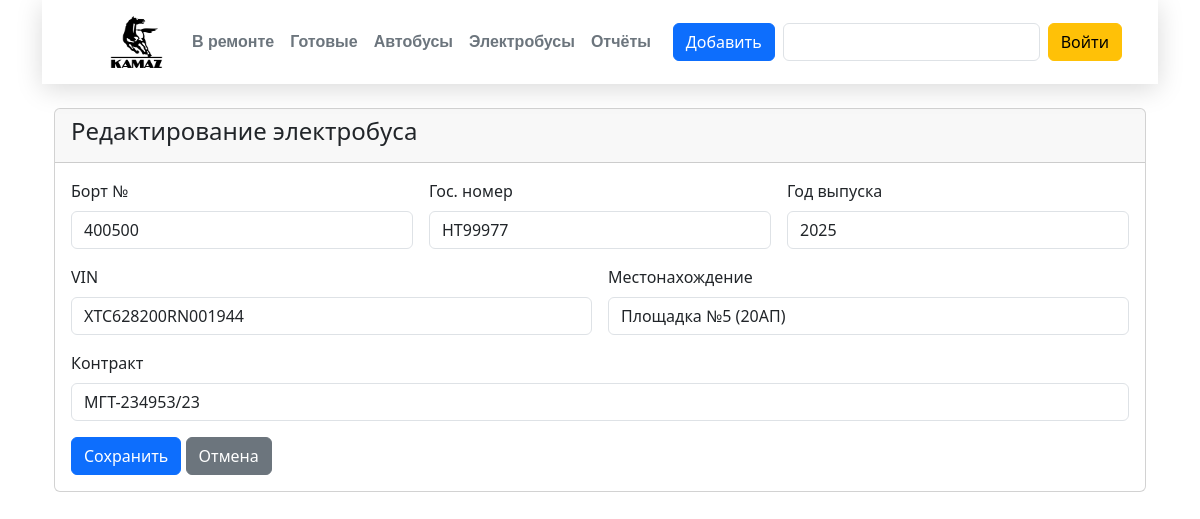
Page /edit_elcar/532 (signed in) on the committed database.
### app.py (models this page shows)
class Elcar(db.Model):
    __tablename__ = 'elbuses'
    id = db.Column(db.Integer, primary_key=True)
    bort = db.Column(db.String(20))
    gos_number = db.Column(db.String(20))
    year = db.Column(db.Integer)
    vin = db.Column(db.String(50))
    location = db.Column(db.String(100))
    contract = db.Column(db.String(100))

### app.py (the view, shortened to what this page needs)
@app.route('/edit_elcar/<int:elcar_id>', methods=['GET', 'POST'])
def edit_elcar(elcar_id):
    elcar = Elcar.query.get_or_404(elcar_id)
    return render_template('edit_elcar.html', elcar=elcar)

### app.py (called while the page is built)
@login_manager.user_loader
def load_user(user_id):
    return User.query.get(int(user_id))

@app.context_processor
def inject_pytz():
    return {'pytz': pytz}

### templates/edit_elcar.html (shortened to what this page needs)
{% extends "base.html" %}
{% block body %}
<div class="container mt-4">
    <div class="card">
        <div class="card-header">
            <h4>Редактирование электробуса</h4>
        </div>
        <div class="card-body">
            <form method="POST">
                <div class="row g-3">
                    <div class="col-md-4">
                        <label class="form-label">Борт №</label>
                        <input type="text" class="form-control" name="bort" value="{{ elcar.bort }}" required>
                    </div>
                    <div class="col-md-4">
                        <label class="form-label">Гос. номер</label>
                        <input type="text" class="form-control" name="gos_number" value="{{ elcar.gos_number }}">
                    </div>
                    <div class="col-md-4">
                        <label class="form-label">Год выпуска</label>
                        <input type="number" class="form-control" name="year" value="{{ elcar.year }}">
                    </div>
                    <div class="col-md-6">
                        <label class="form-label">VIN</label>
                        <input type="text" class="form-control" name="vin" value="{{ elcar.vin }}">
                    </div>
                    <div class="col-md-6">
                        <label class="form-label">Местонахождение</label>
                        <input type="text" class="form-control" name="location" value="{{ elcar.location }}">
                    </div>
                    <div class="col-12">
                        <label class="form-label">Контракт</label>
                        <input type="text" class="form-control" name="contract" value="{{ elcar.contract }}">
                    </div>
                    <div class="col-12">
                        <button type="submit" class="btn btn-primary">Сохранить</button>
                        <a href="{{ url_for('electrobuses') }}" class="btn btn-secondary">Отмена</a>
                    </div>
                </div>
            </form>
        </div>
    </div>
</div>
{% endblock %}

### rows in the picture
Elcar: bort "400500", gos_number "НТ99977", year "2025", vin "XTC628200RN001944", location "Площадка №5 (20АП)", contract "МГТ-234953/23"
